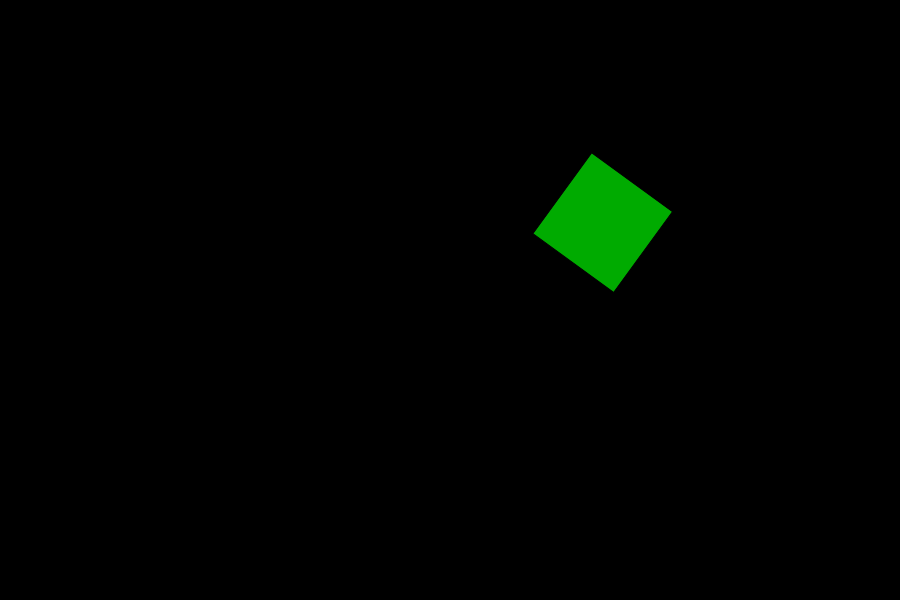
Frame 1 (no input)
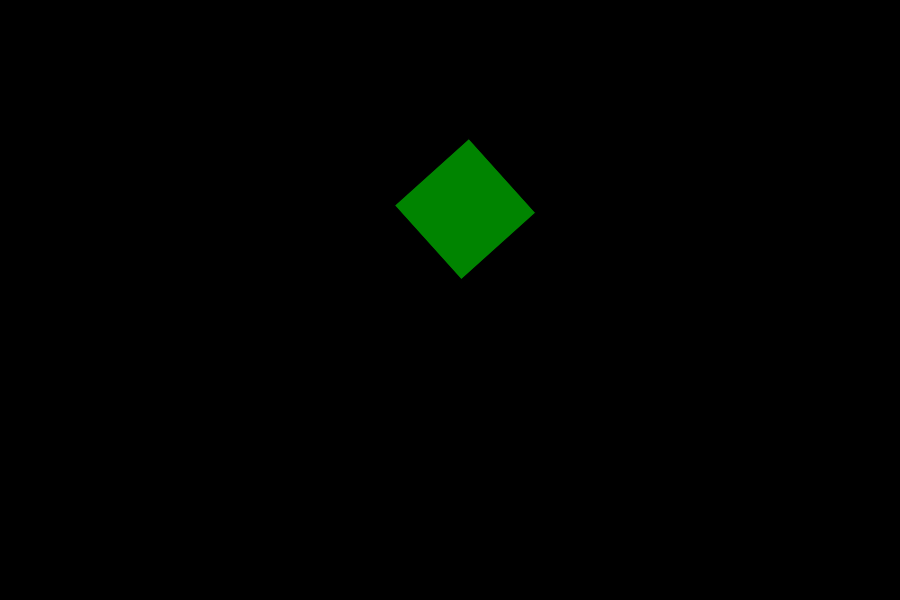
Frame 60 (no input)
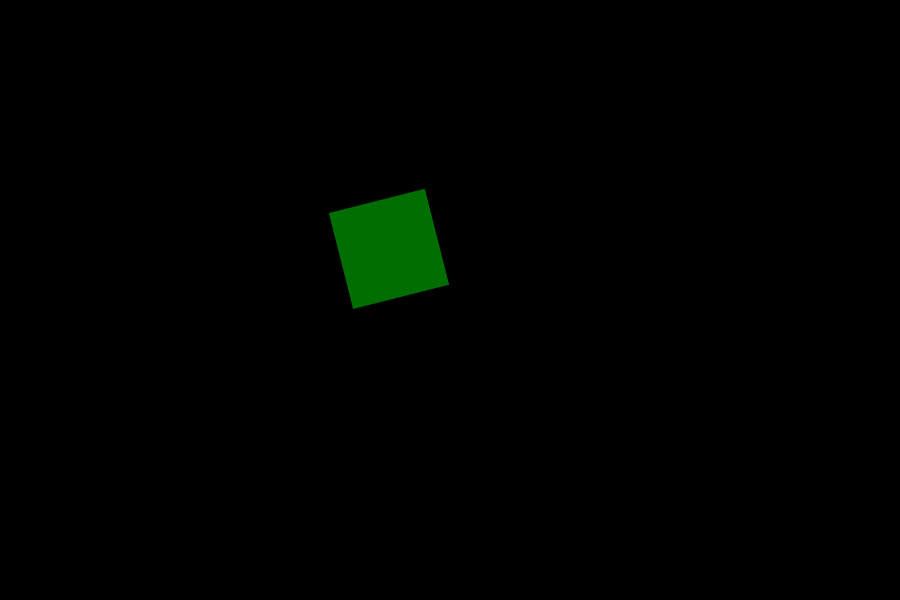
Frame 120 (the mouse pressed at the canvas centre since frame 60)

The p5.js sketch that drew these frames (run headless with seeded random() and noise() and a simulated clock; from frame 60 on, the mouse is pressed at the canvas centre):

// p5.js sketch
// ── sketch.js
////////////////////////////////////
// COURSERA GRAPHICS PROGRAMMING
////////////////////////////////////
var time = 0;
/////////////////////////////////////////////////
function setup() {
    createCanvas(900, 600);
    background(0);
    rectMode(CENTER);
}
/////////////////////////////////////////////////
function draw() {
    background(0);

    var nX = noise(time);
    var locX = map(nX, 0, 1, 0, width);
    var g = map(nX, 0, 1, 0, 255)

    var nY = noise(time + 5);
    var locY = map(nY, 0, 1, 0, height);

    var rotZ = map(nX, 0, 1, -25, 25);

    translate(locX, locY);
    rotate(rotZ);
    fill(0, g, 0);
    rect(0, 0, 100, 100);

    time+=0.004;
}
